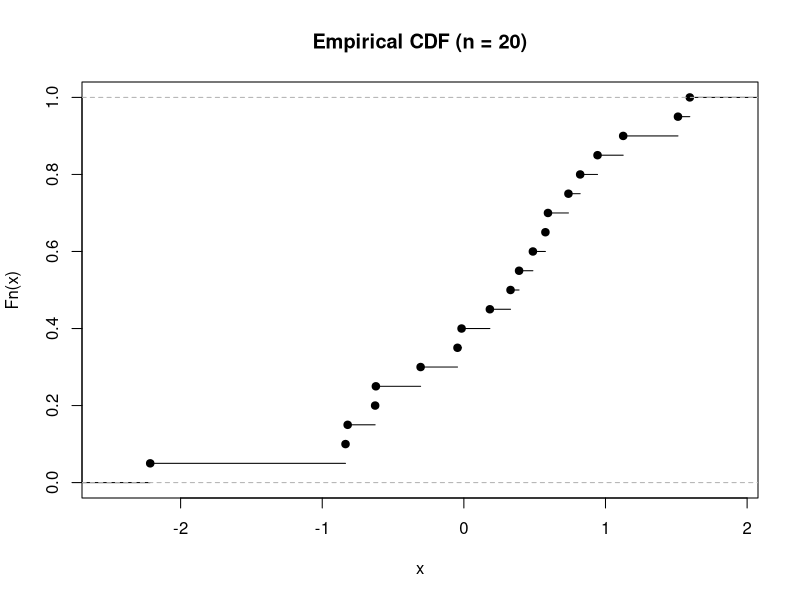

Recreate this plot in R.
############################################################
## Basic Probability + Simulation in R
## (d, p, q, r, ecdf, sample)
############################################################


############################################################
## 1) Density Function: d*
############################################################

# Example: Standard Normal distribution

# What is the density at x = 0?
dnorm(0)

# What is the density at x = 2?
dnorm(2)

# Important: this is NOT a probability.
# It is the height of the curve.


############################################################
## 2) Probability Function (CDF): p*
############################################################

X ~ N(0,1)
# What is P(X <= 0)?
pnorm(0)

# What is P(X <= 2)?
pnorm(2)

# This IS a probability (a number between 0 and 1).

############################################################
## 3) Quantile Function: q*
############################################################

# What value has 50% of the area below it?
qnorm(0.50)

# What value has 95% of the area below it?
qnorm(0.95)

# Quantile answers: "What x gives this probability?"


############################################################
## 4) Random Number Generation: r*
############################################################

# Generate one random draw
rnorm(1)

# Generate 5 random draws
rnorm(5)

# What type of object do we get?
x <- rnorm(5)
x
length(x)
mean(x)


mu <- 170
sigma <- 10 ## standard deviation 
sim <- rnorm(100, mean = mu, sd = sigma)

mean(sim)
sd(sim)
summary(sim)


############################################################
## 5) Empirical CDF (ecdf)
############################################################

# Generate some data
set.seed(1)
sample_data <- rnorm(20)

# Create the empirical CDF
F_hat <- ecdf(sample_data)

# What proportion of values are <= 0?
F_hat(0)

# Compare to the true probability
pnorm(0)

# Plot the ECDF
plot(F_hat, main = "Empirical CDF (n = 20)")


############################################################
## 6) Sampling from a Finite Set: sample()
############################################################

# Sample 5 numbers from 1 to 10 (without replacement)
sample(1:10, size = 5)

# Sample 5 numbers WITH replacement
sample(1:10, size = 5, replace = TRUE)

# Sample letters
sample(c("A", "B", "C"), size = 5, replace = TRUE)

############################################################
## 7) sample() row indices from a data frame
############################################################

df <- data.frame(id = 1:8, score = round(rnorm(8), 2))
df

set.seed(4279)
idx <- sample(seq_len(nrow(df)), size = 3, replace = FALSE)
df[idx, ]
